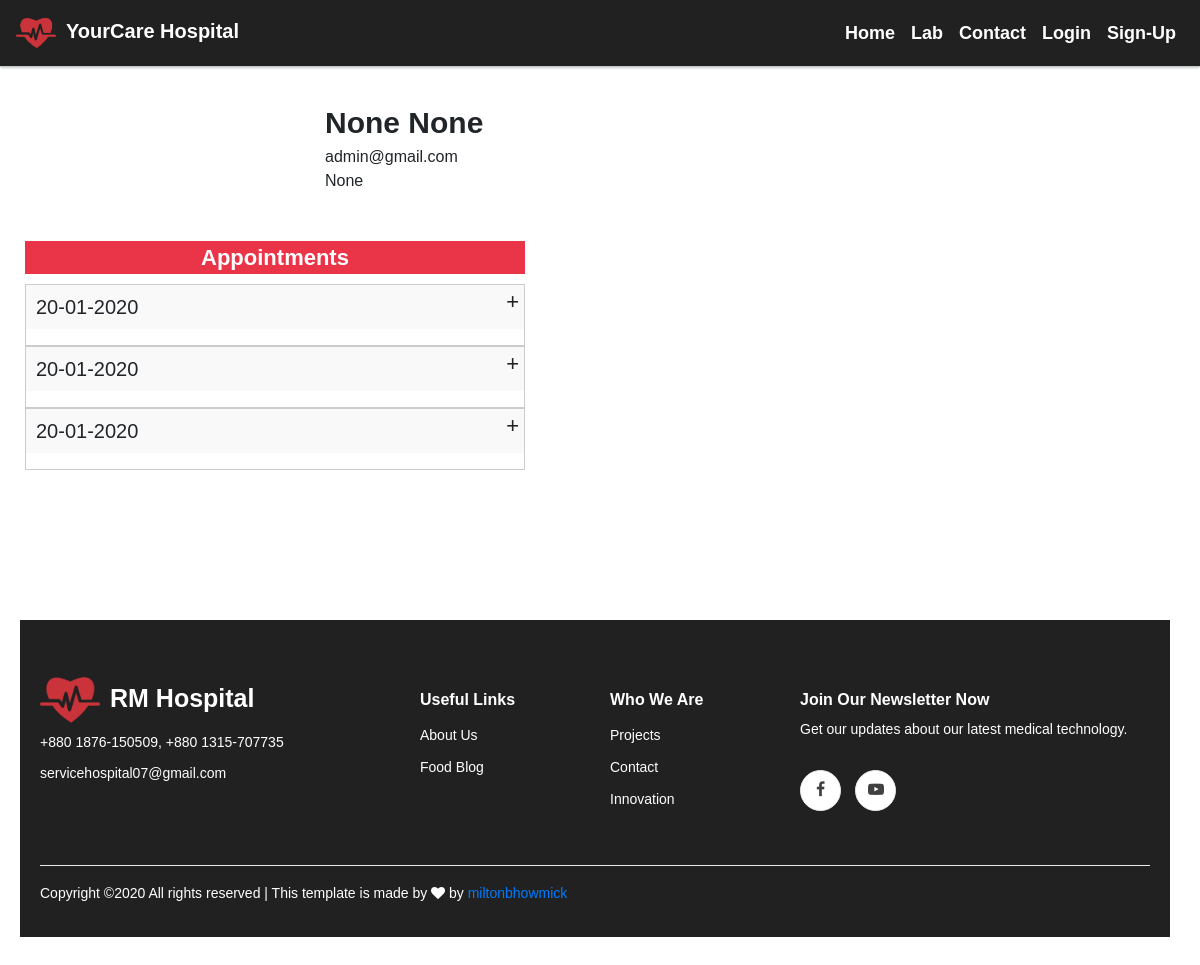
The app's page /account/adminb9/, older data.
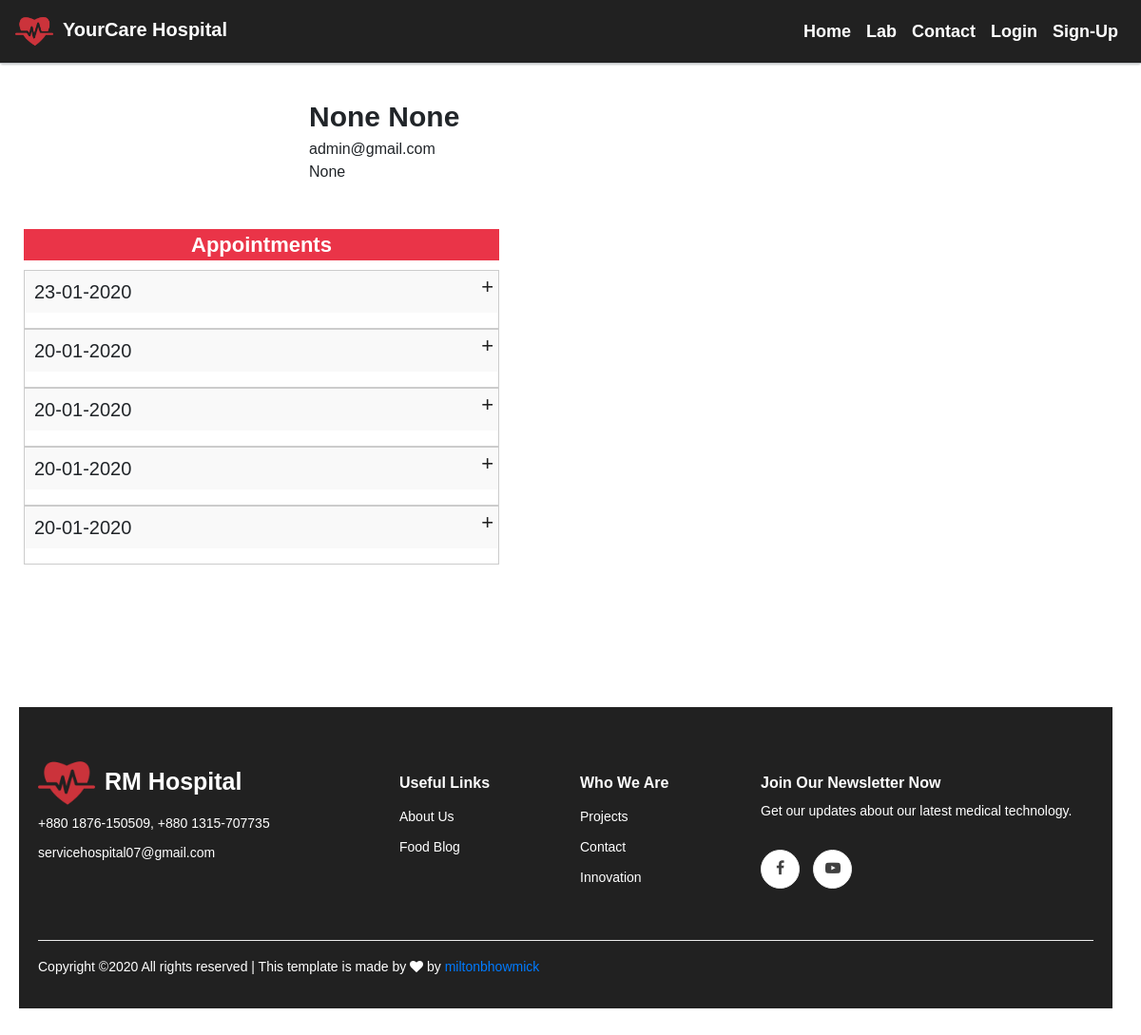
The same page, newer data.
### home/models.py (models this page shows, shortened)
class Appointment(models.Model):
	doctor = models.ForeignKey(Doctor, on_delete=models.SET_NULL,null=True,blank=True)
	user = models.ForeignKey(UserProfile, on_delete=models.SET_NULL,null=True,blank=True)
	first_name = models.CharField(max_length=255,null=True, blank=True)
	last_name = models.CharField(max_length=255, null=True, blank=True)
	email = models.EmailField(max_length=100)
	phone = models.CharField(max_length=100,null=True, blank=True)
	age = models.CharField(max_length=100,null=True, blank=True)
	urgent_resolve = models.BooleanField(default=False)
	address = models.CharField(max_length=255, null=True, blank=True)
	city = models.CharField(max_length=255, null=True, blank=True)
	division = models.CharField(max_length=255, null=True, blank=True)
	date = models.DateField(default=datetime.date.today)
	time = models.DateTimeField(auto_now=False, auto_now_add=False, null=True, blank=True)
	serial = models.CharField(max_length=100,null=True, blank=True)
	complete = models.BooleanField(default=False)

### account/views.py (the view)
# urls.py: path('<str:username>/',views.UserProfileView.as_view(), name='user_profile'),
class UserProfileView(View):
	template_name = 'account/user_profiles.html'
	def get(self, request, username):
		user_details = UserProfile.objects.get(username=username)
		appointments = Appointment.objects.filter(user__username=username).order_by('-id')
		contexts = {
			'appointments':appointments,
			'user_details': user_details,
		}
		return render(request, self.template_name,contexts)

### account/templates/account/user_profiles.html (shortened to what this page needs)
{% extends 'home/base.html' %}
{% block content %}
<div class="container" style="margin-top: 100px;">
	<div class="row">
		<div class="col-lg-3 col-md-3 col-sm-12">
		</div>
		<div class="col-lg-8 col-md-8 col-sm-12">
			<div style="font-size: 30px;font-weight: 600;">
				{{user_details.first_name}} {{user_details.last_name}}
			</div>
			<div style="font-size: 16px;">
				{{user_details.email}}
			</div>
			<div style="font-size: 16px;">
				{{user_details.phone}}
			</div>
		</div>
	</div>
</div>
<div class="container">
	<div class="row my-5">
		<div class="col-16">
			<div style="background-color: #ea3448;color: #fff; font-size: 22px;font-weight: 600; text-align: center;">
				{% if appointments %}
					Appointments
				{% else %}
					No appointments yet
				{% endif %}
			</div>
			<ul class="appointment-view" id="toggle-view">
				{% for appointment in appointments %}
				    <li>
				        <h3>{{appointment.date}}</h3>
				        <span>+</span>
				        <p>
							<div class="row p-2">
							</div>
				        </p>
				    </li>
				{% endfor %}
			</ul>
		</div>
	</div>
</div>
{% endblock %}

Row changes from the older to the newer data that the page shows:
added Appointment: date "23-01-2020"
added Appointment: date "20-01-2020"
